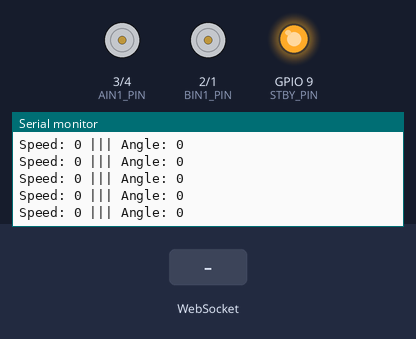
Simulated run of this program. Board: Seeed XIAO ESP32-S3. On the bench: motor-driver pin pairs drawn as motors (green arrow = first pin HIGH = forward, orange = second pin HIGH = backward, longer = more drive, scaled by the enable pin, stopped while the standby pin is LOW), output pins drawn as LEDs (lit = HIGH), the last lines printed to the serial monitor. The test bench sets the inputs (shaded band). WiFi joins after 1.5 s; servers stay silent unless stated; storage starts empty; the camera gives no picture.

Above: at 3.0 s.
3.1 s: WebSocket text "SPEED:" received
At 3.26 s:
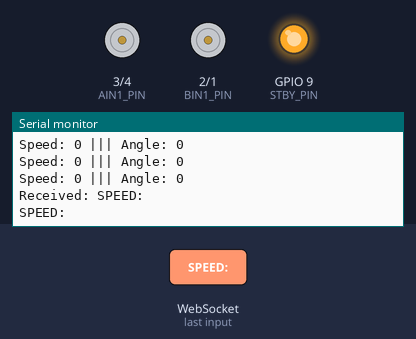
4.6 s: WebSocket text "ANGLE:" received
6.1 s: WebSocket text "." received
At 6.27 s:
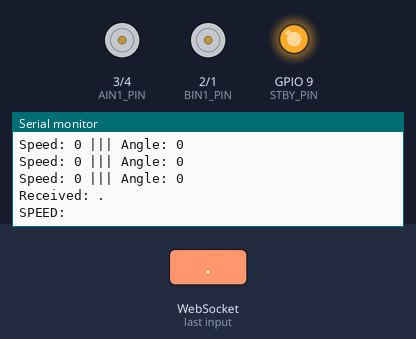

Measured:
- after the input at 3.1 s, the serial monitor: prints a new line at once (image 1)
- after the input at 6.1 s, the serial monitor: prints a new line at once (image 2)

The program:

main.cpp
```cpp
/*
  Nathan Ehnes
  June 18 2025
  TEJ4M Creative engineering project

  **I did not write code for websocket event listeners, just the details within
  **Camera config is straight from an example repo, aside from image resolution/quality
  **Certain other minor details were beyond my goals for this project
*/

#pragma region PWM_VARIABLES

#define AIN1_PIN 3
#define AIN2_PIN 4
#define PWM_A 5
bool aForward = true;

#define BIN1_PIN 2
#define BIN2_PIN 1
#define PWM_B 0
bool bForward = true;

#define STBY_PIN 9

int lMotorSpeed = 50;
int rMotorSpeed = 50;

#pragma endregion

#include <WiFi.h>
#include <ESPAsyncWebServer.h>
#include <AsyncTCP.h>
#include <SPIFFS.h>
#include "esp_camera.h"
#include <Arduino.h>

#pragma region CAMERA_CONFIG
// Camera configuration for XIAO ESP32S3 Sense
#define PWDN_GPIO_NUM -1  // Power down is not used
#define RESET_GPIO_NUM -1 // Software reset
#define XCLK_GPIO_NUM 10
#define SIOD_GPIO_NUM 40
#define SIOC_GPIO_NUM 39
#define Y9_GPIO_NUM 48
#define Y8_GPIO_NUM 11
#define Y7_GPIO_NUM 12
#define Y6_GPIO_NUM 14
#define Y5_GPIO_NUM 16
#define Y4_GPIO_NUM 18
#define Y3_GPIO_NUM 17
#define Y2_GPIO_NUM 15
#define VSYNC_GPIO_NUM 38
#define HREF_GPIO_NUM 47
#define PCLK_GPIO_NUM 13
#pragma endregion

#pragma region creds_n_stream_data
// login credentials
const char *ssid = "*****";
const char *password = "*****";

const char *phone_ssid = "*****";
const char *phone_password = "*****";

const char *school_ssid = "*****";

AsyncWebServer server(80);
AsyncWebSocket ws("/ws");
String speedString, angleString;

uint64_t msecs, lastMsecs;
int targetFPS = 5;
int jpegQuality = 30;
int frameInterval = 1000 / targetFPS;
int frameCounter = 0;
#pragma endregion

void BroadcastCameraFrame();
void PrintIP();
void DriveMotors();
void InputToPWM(int _speed, double _angle);
void SerialMotorData();

void setup()
{
  pinMode(AIN1_PIN, OUTPUT);
  pinMode(AIN2_PIN, OUTPUT);
  pinMode(BIN1_PIN, OUTPUT);
  pinMode(BIN2_PIN, OUTPUT);
  pinMode(STBY_PIN, OUTPUT);
  pinMode(PWM_A, OUTPUT);
  pinMode(PWM_B, OUTPUT);

  digitalWrite(STBY_PIN, HIGH);

  msecs = lastMsecs = millis();

#pragma region CAMERA_CONFIG
  camera_config_t config;
  config.ledc_channel = LEDC_CHANNEL_0;
  config.ledc_timer = LEDC_TIMER_0;
  config.pin_d0 = Y2_GPIO_NUM;
  config.pin_d1 = Y3_GPIO_NUM;
  config.pin_d2 = Y4_GPIO_NUM;
  config.pin_d3 = Y5_GPIO_NUM;
  config.pin_d4 = Y6_GPIO_NUM;
  config.pin_d5 = Y7_GPIO_NUM;
  config.pin_d6 = Y8_GPIO_NUM;
  config.pin_d7 = Y9_GPIO_NUM;
  config.pin_xclk = XCLK_GPIO_NUM;
  config.pin_pclk = PCLK_GPIO_NUM;
  config.pin_vsync = VSYNC_GPIO_NUM;
  config.pin_href = HREF_GPIO_NUM;
  config.pin_sccb_sda = SIOD_GPIO_NUM;
  config.pin_sccb_scl = SIOC_GPIO_NUM;
  config.pin_pwdn = PWDN_GPIO_NUM;
  config.pin_reset = RESET_GPIO_NUM;
  config.xclk_freq_hz = 20000000;
  config.frame_size = FRAMESIZE_QVGA;    // 480x320
  config.pixel_format = PIXFORMAT_JPEG;  // For streaming
  config.grab_mode = CAMERA_GRAB_LATEST; // DEFAULT: GRAB_WHEN_EMPTY
  config.fb_location = CAMERA_FB_IN_DRAM;
  config.jpeg_quality = jpegQuality; // 10-63, lower number means higher quality   // DEFAULT: 12
  config.fb_count = 2;               // DEFAULT: 1
#pragma endregion

  // camera init
  esp_err_t err = esp_camera_init(&config);
  if (err != ESP_OK)
  {
    Serial.printf("camera init failed with error 0x%x", err); // print error code (hexadecimal)
    return;
  }
  else Serial.println("camera init successful");

  Serial.begin(115200);
  Serial.println();
  Serial.println("Connecting...");

  WiFi.begin(phone_ssid, phone_password);

  while (WiFi.status() != WL_CONNECTED)
  {
    delay(500);
    Serial.println(".");
  }

  // print IP
  Serial.println("");
  Serial.println("WiFi connected");
  Serial.print("IP address: ");
  Serial.println(WiFi.localIP());

  server.begin();
  Serial.println("Server started");

  if (!SPIFFS.begin(true)) // spiffs error message
  {
    Serial.println("An error has occurred while mounting SPIFFS");
    return;
  }

#pragma region WEBSOCKET_INIT
  // WebSocket event handler
  ws.onEvent([](AsyncWebSocket *server, AsyncWebSocketClient *client, AwsEventType type, void *arg, uint8_t *data, size_t len)
             {

    if (type == WS_EVT_DATA) {
      // recv and build msg string
      String msg = "";
      for (size_t i = 0; i < len; i++) {
        msg += (char)data[i];
      }
      Serial.println("Received: " + msg);

      /* PARSE JOYSTICK DATA */
      if (msg.substring(0, 6) != "AT REST"){
        int speedStartIndex = msg.indexOf("SPEED: ") + 7;
        speedString = msg.substring(speedStartIndex, speedStartIndex + 3); // grab first 3 char (incl '.')
        int angleStartIndex = msg.indexOf("ANGLE: ") + 7;
        angleString = msg.substring(angleStartIndex, angleStartIndex + 3);
        if (speedString.substring(2, 1) == "."){
          speedString.remove(2); //3 digit numbers
        } else if (speedString.substring(1, 1) == "."){
          speedString.remove(1, 2); //single digit number
        }
        Serial.print("SPEED: ");
        Serial.println(speedString);
      } else {
        speedString = "0";
      }
    } });

#pragma endregion

#pragma region SERVE_WEBPAGE
  server.on("/", HTTP_GET, [](AsyncWebServerRequest *request)
            {

    File file = SPIFFS.open("/index.html", "r");
    if (!file) {
      request->send(404, "text/plain", "File not found");
      return;
    }
    request->send(SPIFFS, "/index.html", "text/html");
    file.close(); });
#pragma endregion

  server.addHandler(&ws); // add WebSocket
}

//  *********************************************************
//  ***************SETUP END******LOOP START*****************
//  *********************************************************

void loop() {
  msecs = millis();


  if (msecs - lastMsecs > frameInterval){ // 12hz
    BroadcastCameraFrame();
    lastMsecs = msecs;

    int speedInt = speedString.toInt();
    double angleInt = angleString.toDouble();

    InputToPWM(speedInt, angleInt);
    DriveMotors();

    frameCounter++;
    if (frameCounter % 12 == 0){
      SerialMotorData();
    }
    // PrintIP();
  }

  if (msecs - lastMsecs > frameInterval / 2){ // 24hz
    ws.cleanupClients(); // not necessary to run as often
  }
}

//  *********************************************************
//  ***************CUSTOM METHODS BELOW**********************
//  *********************************************************

void BroadcastCameraFrame()
{
  camera_fb_t *fb = esp_camera_fb_get(); // fill buffer with new frame

  if (!fb)
  {
    Serial.println("Camera capture failed");
    return;
  }

  // skip sending if buffer full
  if (ws.availableForWriteAll())
  {
    ws.binaryAll(fb->buf, fb->len);
  }
  else
  {
    Serial.println("Skipped frame: WebSocket buffer full");
  }

  // return frame buffer
  esp_camera_fb_return(fb);
}

void PrintIP()
{
  Serial.print("IP address: ");
  Serial.println(WiFi.localIP());
}

void DriveMotors()
{ // ADDED FROM OTHER PROJ

  // write direction
  digitalWrite(AIN1_PIN, aForward);
  digitalWrite(AIN2_PIN, !aForward);
  digitalWrite(BIN1_PIN, bForward);
  digitalWrite(BIN2_PIN, !bForward);
  digitalWrite(STBY_PIN, HIGH);

  // write speed
  analogWrite(PWM_A, abs(lMotorSpeed));
  analogWrite(PWM_B, abs(rMotorSpeed));
}

void InputToPWM(int _speed, double _angle){

  // use simplified taylor series instead of sin/cos to improve performance if needed
  // don't need double accuracy. ints are fine
  int speed = _speed;
  speed = constrain(speed, 0, 100);
  int angle = (int) _angle;

  Serial.print("Speed: ");
  Serial.print(speed);
  Serial.print(" ||| Angle: ");
  Serial.println(angle);

  // determine quadrant for later
  int quadrant;
  if (angle < 90){
    quadrant = 1;
  } else if (angle < 180) {
    quadrant = 4;
  } else if (angle < 270) {
    quadrant = 3;
  } else {
    quadrant = 2;
  }

  float angleRadians = angle * PI / 180.0;

  // calculate components
  int yComponent = (int) speed * sin(angleRadians);
  int xComponent = (int) speed * cos(angleRadians);

  // +/- direction
  if (quadrant >= 3){
    yComponent = -yComponent;
  }
  if (quadrant == 2 || quadrant == 3){
    xComponent = -xComponent;
  }

  // sum left/right speeds
  lMotorSpeed = yComponent + xComponent/2;
  rMotorSpeed = yComponent - xComponent/2;

  aForward = (lMotorSpeed >= 0);
  bForward = (rMotorSpeed >= 0);


  // clamp and convert values to pwm range
  if (lMotorSpeed > 100) lMotorSpeed = 100;
  if (lMotorSpeed < 0) lMotorSpeed = 0;
  lMotorSpeed = map(lMotorSpeed, 0, 100, 0, 255);

  if (rMotorSpeed > 100) rMotorSpeed = 100;
  if (rMotorSpeed < 0) rMotorSpeed = 0;
  rMotorSpeed = map(rMotorSpeed, 0, 100, 0, 255);
}

void SerialMotorData(){
  Serial.print("L_Forward: ");
  Serial.print(aForward);
  Serial.print(" /// R_Forward: ");
  Serial.println(bForward);

  Serial.print("LEFT PWM OUTPUT: ");
  Serial.println(lMotorSpeed);
  Serial.print("RIGHT PWM OUTPUT: ");
  Serial.println(rMotorSpeed);
}
```
